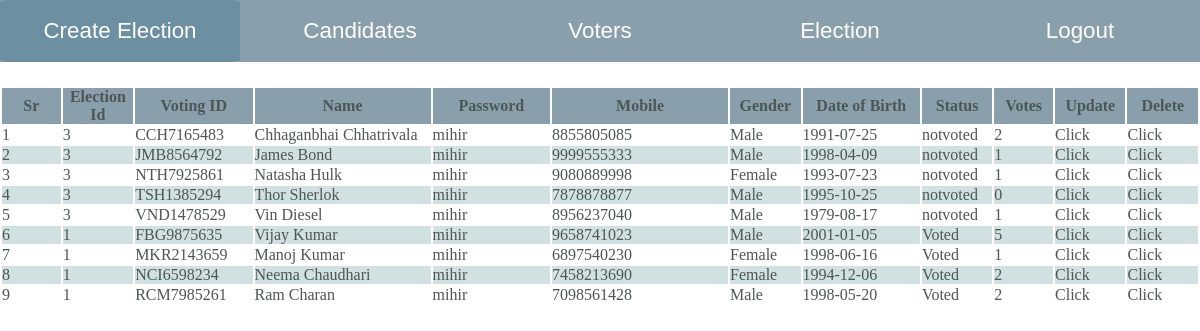
/user_op.php?u=0 (signed in), run on the app's committed database.
### tables this page shows
CREATE TABLE `candidates` (
  `vid` varchar(10) NOT NULL,
  `Eid` int(5) NOT NULL,
  `cname` char(30) NOT NULL,
  `pwd` varchar(10) NOT NULL,
  `mobile` bigint(10) NOT NULL,
  `gender` char(7) NOT NULL,
  `dob` date NOT NULL,
  `status` char(8) NOT NULL,
  `votes` int(10) NOT NULL
);

### user_op.php (the view, shortened to what this page needs)
<?php
	include("admin_nav.php");
	include('db.php');
?>
<!DOCTYPE html>
<html>
<body>
	<?php
		if(isset($_REQUEST['u']))
		{
		$utype = $_REQUEST['u'];
			if($utype == 0)
			{
				$sql="select * from candidates order by Eid desc";
				$run=mysqli_query($con,$sql);
				$i=1;
	?>
	<center>
		<table class="table" cellpadding="4">
			<tr>
				<th style="width: 5%;">Sr</th>
				<th style="width: 6%;">Election Id</th>
				<th style="width: 10%;">Voting ID</th>
				<th style="width: 15%;">Name</th>
				<th style="width: 10%;">Password</th>
				<th style="width: 15%;">Mobile</th>
				<th style="width: 6%;">Gender</th>
				<th style="width: 10%;">Date of Birth</th>
				<th style="width: 6%;">Status</th>
				<th style="width: 5%;">Votes</th>
				<th style="width: 6%"> Update</th>
				<th style="width: 6%"> Delete</th>
			</tr>
	<?php
		while ($row = mysqli_fetch_assoc($run))
		{
			$vid=$row['vid'];
			if($i%2 == 0)
			{
				echo "<tr style='background: #d1e0e0'>";
			}
			else
			{
				echo "<tr>";
			}
				echo "<td>".$i."</td>";
				echo "<td>".$row['Eid']."</td>";
				echo "<td>".$row['vid']."</td>";
				echo "<td>".$row['cname']."</td>";
				echo "<td>".$row['pwd']."</td>";
				echo "<td>".$row['mobile']."</td>";
				echo "<td>".$row['gender']."</td>";
				echo "<td>".$row['dob']."</td>";
				echo "<td>".$row['status']."</td>";
				echo "<td>".$row['votes']."</td>";
	?>			<td><a style="text-decoration: none; color:#4d5656 ;" href="operation.php?ch= 1 & vid='<?php echo
					$vid; ?>'">Click</a></td>
				<td><a style="text-decoration: none; color:#4d5656;" href="operation.php?ch= 0 & vid='<?php echo $vid; ?>'">Click</a></td>
	<?php		echo "</tr>";
			$i++;
		}
		}
	?>
		</table>
	<?php
		}
	?>
</body>
</html>

### style.css (style rules this page uses)
* { margin: 0; padding: 0; color: #4d5656; }
.table { align-items: center; margin-top: 2%; width: 100%; color: #fff; }
table tr th { background: rgba(21,67,90,.5); }
p,a { text-decoration: none; background: transparent; }
a { text-decoration: underline; color: #fff; }

### data on the page
candidates: Eid "3", vid "CCH7165483", cname "Chhaganbhai Chhatrivala", pwd "mihir", mobile "8855805085", gender "Male", dob "1991-07-25", status "notvoted", votes "2"
candidates: Eid "3", vid "JMB8564792", cname "James Bond", pwd "mihir", mobile "9999555333", gender "Male", dob "1998-04-09", status "notvoted", votes "1"
candidates: Eid "3", vid "NTH7925861", cname "Natasha Hulk", pwd "mihir", mobile "9080889998", gender "Female", dob "1993-07-23", status "notvoted", votes "1"
candidates: Eid "3", vid "TSH1385294", cname "Thor Sherlok", pwd "mihir", mobile "7878878877", gender "Male", dob "1995-10-25", status "notvoted", votes "0"
candidates: Eid "3", vid "VND1478529", cname "Vin Diesel", pwd "mihir", mobile "8956237040", gender "Male", dob "1979-08-17", status "notvoted", votes "1"
candidates: Eid "1", vid "FBG9875635", cname "Vijay Kumar", pwd "mihir", mobile "9658741023", gender "Male", dob "2001-01-05", status "Voted", votes "5"
candidates: Eid "1", vid "MKR2143659", cname "Manoj Kumar", pwd "mihir", mobile "6897540230", gender "Female", dob "1998-06-16", status "Voted", votes "1"
candidates: Eid "1", vid "NCI6598234", cname "Neema Chaudhari", pwd "mihir", mobile "7458213690", gender "Female", dob "1994-12-06", status "Voted", votes "2"
candidates: Eid "1", vid "RCM7985261", cname "Ram Charan", pwd "mihir", mobile "7098561428", gender "Male", dob "1998-05-20", status "Voted", votes "2"
